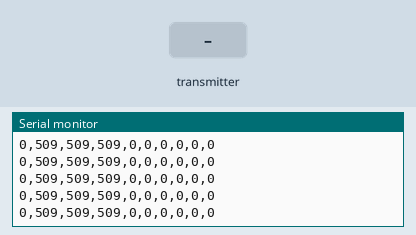
Bench run of a sketch on a simulated Arduino Uno, built with avr-gcc and run on an emulated ATmega328P. On the bench: the last lines printed to the serial monitor. Inputs (shaded band) come from the test bench. No radio packets arrive unless stated.

Above: at 1.2 s.
1.3 s: the transmitter starts sending ch1 = 64
At 2.2 s:
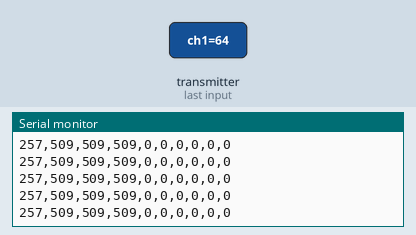
4.3 s: the transmitter starts sending ch2 = 255
At 4.9 s:
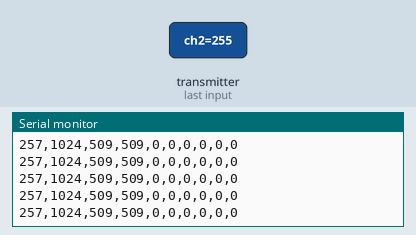
7.3 s: the transmitter starts sending ch3 = 0
At 8.2 s:
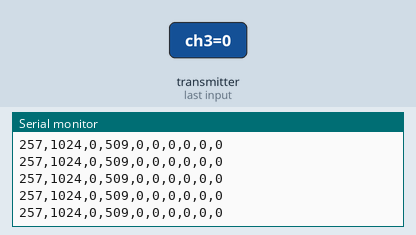
10.3 s: the transmitter starts sending ch4 = 0
At 11.3 s:
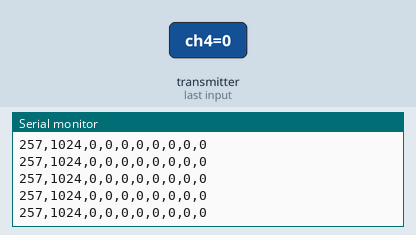
13.3 s: the transmitter starts sending ch1 = 255
At 14.3 s:
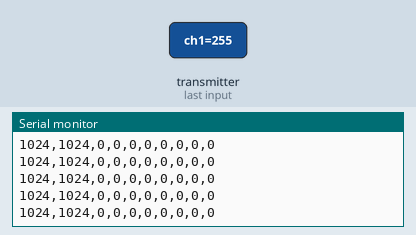
16.3 s: the transmitter starts sending ch5 = 64
At 16.8 s:
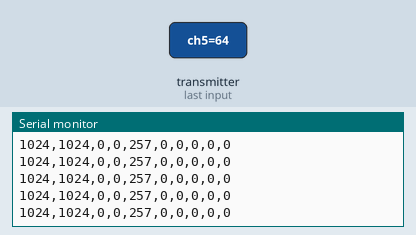
Timing chart, 0 to 19.3 s (numbered marks = the images above; inputs shaded):
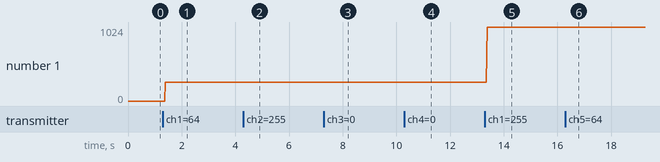

Measured:
- after the input at 1.3 s, the serial monitor: prints a new line after 0.09 s (image 1)
- after the input at 4.3 s, the serial monitor: prints a new line after 0.08 s (image 2)
- after the input at 7.3 s, the serial monitor: prints a new line after 0.08 s (image 3)
- after the input at 10.3 s, the serial monitor: prints a new line after 0.07 s (image 4)
- after the input at 13.3 s, the serial monitor: prints a new line after 0.08 s (image 5)
- after the input at 16.3 s, the serial monitor: prints a new line after 0.08 s (image 6)
- plotted number 1: 0 → 257 after the input at 1.3 s

The sketch:

test_con.ino
```cpp
/* Receiver code for the Arduino Radio control with PWM output
 * Install the NRF24 library to your IDE
 * Upload this code to the Arduino UNO, NANO, Pro mini (5V,16MHz)
 * Connect a NRF24 module to it:

    Module // Arduino UNO,NANO

    GND    ->   GND
    Vcc    ->   3.3V
    CE     ->   D9
    CSN    ->   D10
    CLK    ->   D13
    MOSI   ->   D11
    MISO   ->   D12

This code receive 7 channels and create a PWM output for each one on D2, D3, D4, D5, D6, D7and D8
Please, like share and subscribe : https://www.youtube.com/c/ELECTRONOOBS
*/

#include <Arduino.h>
#include <SPI.h>
#include <nRF24L01.h>
#include <RF24.h>
#include <Servo.h>  //To create PWM signals we need this lybrary

const uint64_t pipeIn = 0xE8E8F0F0E1LL;     //Remember that this code is the same as in the transmitter
RF24 radio(9, 10);  //CSN and CE pins

// The sizeof this struct should not exceed 32 bytes
struct Received_data {
  byte ch1;
  byte ch2;
  byte ch3;
  byte ch4;
  byte ch5;
  byte ch6;
  byte ch7;
  byte ch8;
  byte ch9;
  byte ch10;
};

Received_data received_data;

int ch1_value = 0;
int ch2_value = 0;
int ch3_value = 0;
int ch4_value = 0;
int ch5_value = 0;
int ch6_value = 0;
int ch7_value = 0;
int ch8_value = 0;
int ch9_value = 0;
int ch10_value = 0;

void reset_the_Data()
{
  // 'safe' values to use when NO radio input is detected
  received_data.ch1 = 0;      //Throttle (channel 1) to 0
  received_data.ch2 = 127;
  received_data.ch3 = 127;
  received_data.ch4 = 127;
  received_data.ch5 = 0;
  received_data.ch6 = 0;
  received_data.ch7 = 0;
  received_data.ch8 = 0;
  received_data.ch9 = 0;
  received_data.ch10 = 0;
}


/**************************************************/

void setup()
{
  Serial.begin(9600);
  //We reset the received values
  reset_the_Data();

  //Once again, begin and radio configuration
  radio.begin();
  radio.setAutoAck(false);
  radio.setDataRate(RF24_250KBPS);
  radio.openReadingPipe(1,pipeIn);

  //We start the radio comunication
  radio.startListening();

}

/**************************************************/

unsigned long lastRecvTime = 0;

//We create the function that will read the data each certain time
void receive_the_data()
{
  while ( radio.available() ) {
  radio.read(&received_data, sizeof(Received_data));
  lastRecvTime = millis(); //Here we receive the data
}
}

/**************************************************/

void loop()
{
  //Receive the radio data
  receive_the_data();

//////////This small if will reset the data if signal is lost for 1 sec.
/////////////////////////////////////////////////////////////////////////
  unsigned long now = millis();
  if ( now - lastRecvTime > 1000 ) {
    // signal lost?
    reset_the_Data();
    //Go up and change the initial values if you want depending on
    //your aplications. Put 0 for throttle in case of drones so it won't
    //fly away
  }


  ch1_value = map(received_data.ch1,0,255,0,1024);
  ch2_value = map(received_data.ch2,0,255,0,1024);
  ch3_value = map(received_data.ch3,0,255,0,1024);
  ch4_value = map(received_data.ch4,0,255,0,1024);
  ch5_value = map(received_data.ch5,0,255,0,1024);
  ch6_value = map(received_data.ch6,0,255,0,1024);
  ch7_value = received_data.ch7;
  ch8_value = received_data.ch8;
  ch9_value = received_data.ch9;
  ch10_value = received_data.ch10;

  Serial.print(ch1_value);
  Serial.print(",");
  Serial.print(ch2_value);
  Serial.print(",");
  Serial.print(ch3_value);
  Serial.print(",");
  Serial.print(ch4_value);
  Serial.print(",");
  Serial.print(ch5_value);
  Serial.print(",");
  Serial.print(ch6_value);
  Serial.print(",");
  Serial.print(ch7_value);
  Serial.print(",");
  Serial.print(ch8_value);
  Serial.print(",");
  Serial.print(ch9_value);
  Serial.print(",");
  Serial.println(ch10_value);

}//Loop end
```
